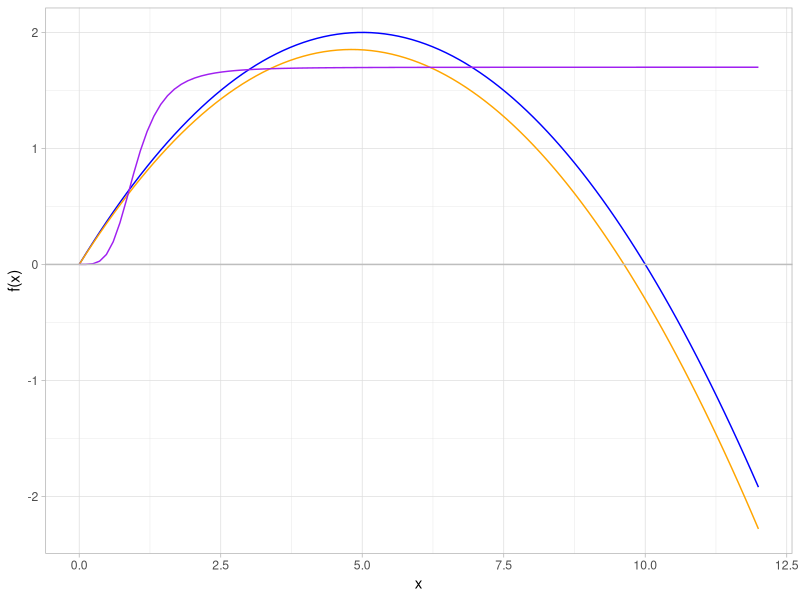
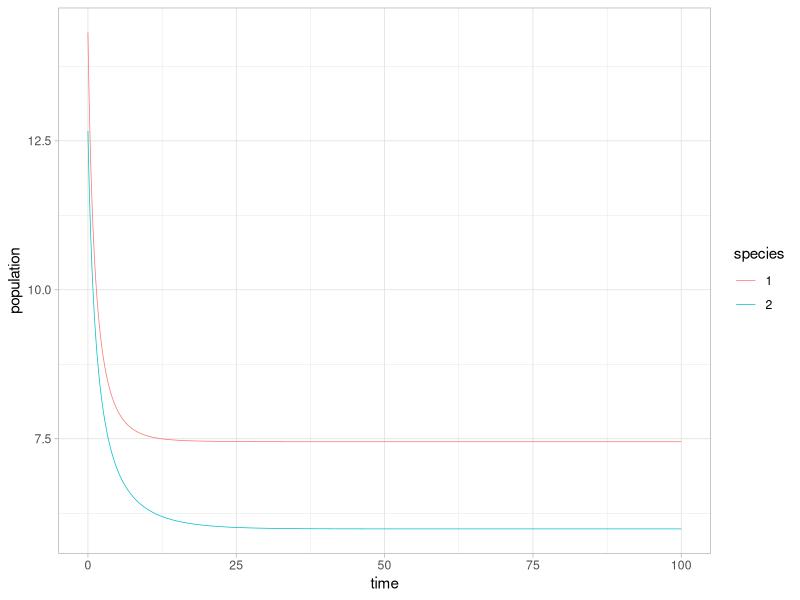
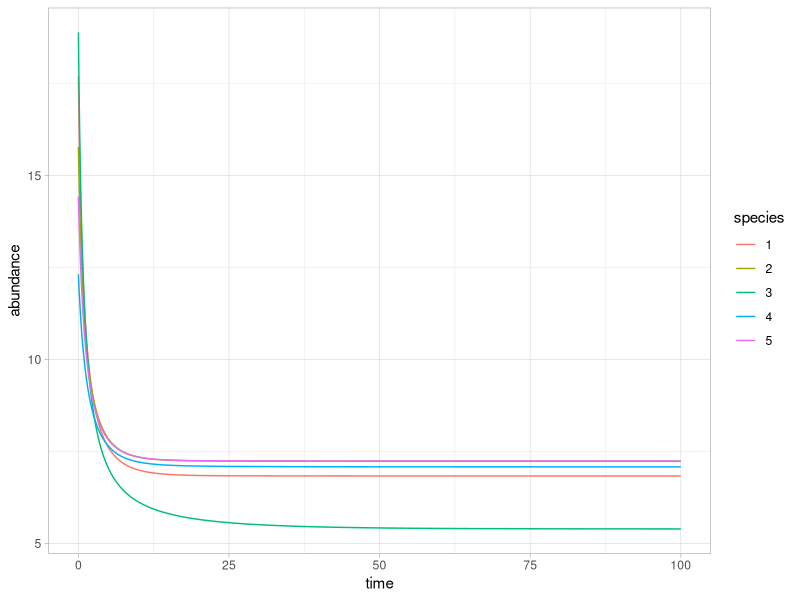
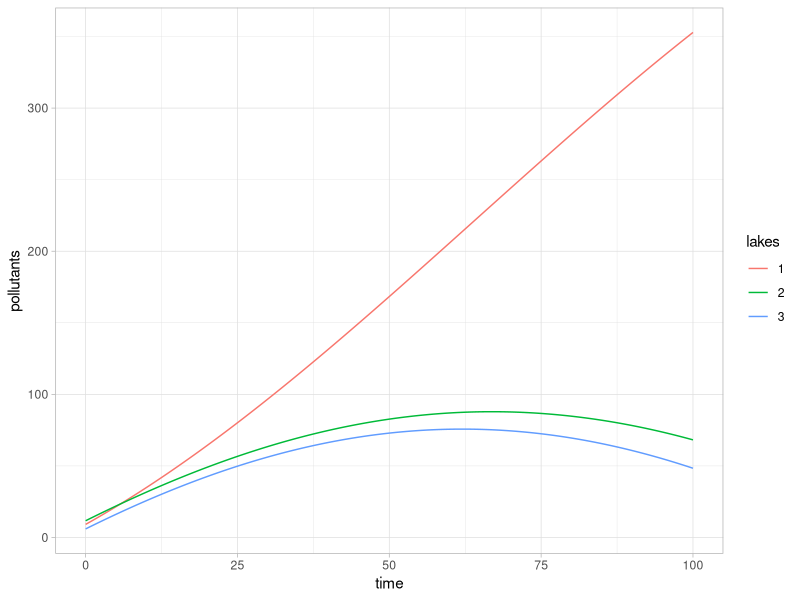
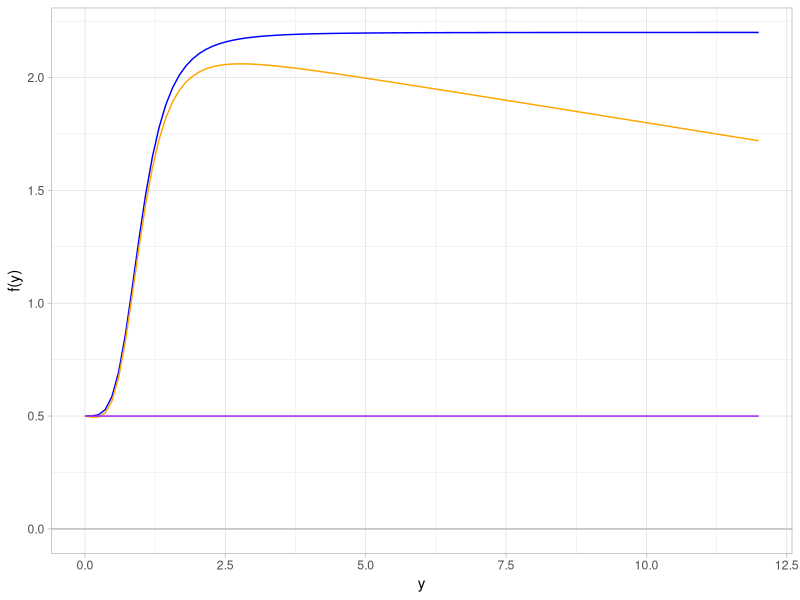
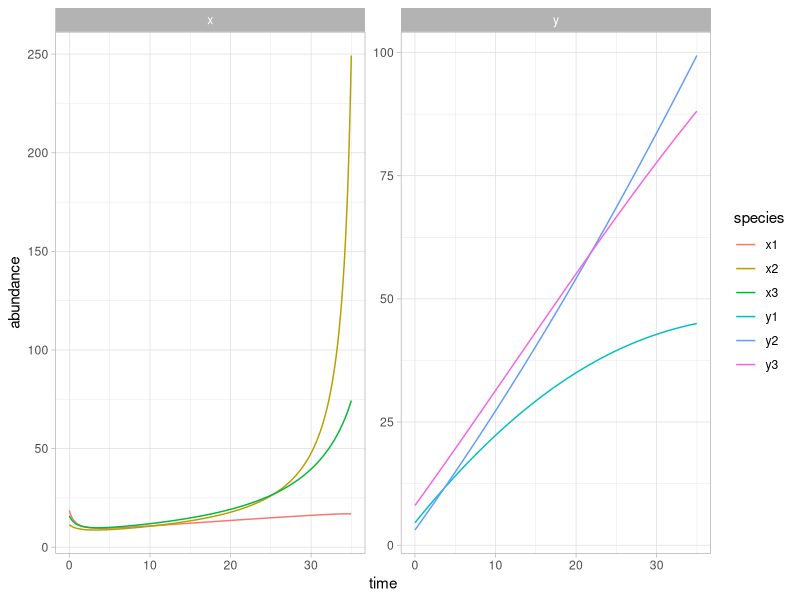
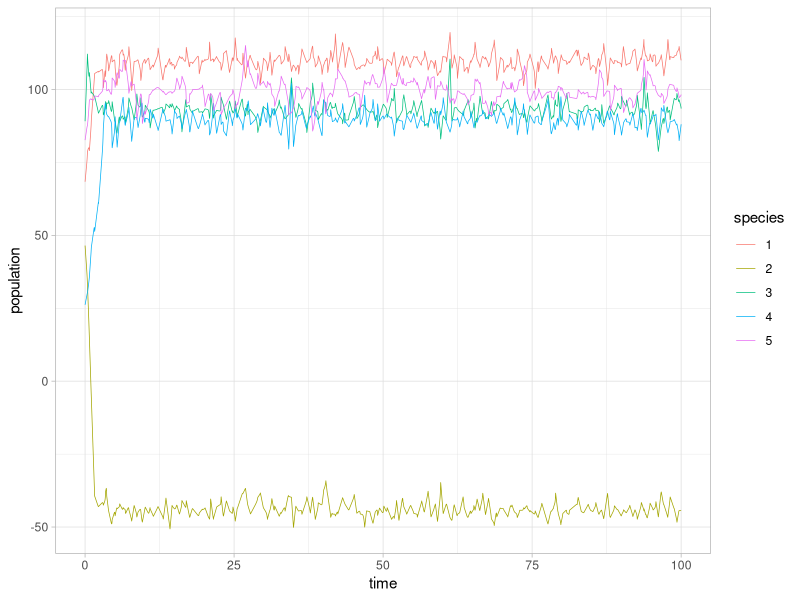

The R source for these figures, in order:
## ---- chunk 1
library(deSolve)
# library(deTestSet)
library(tidyverse)
## ---- chunk 2
## Parameters
R <- 0.8        # Growth rate
K <- 10         # carryng capacity
delta <- 0.05   # share of stock that diffuses to other plots
a <- 4          # maximum level after crossing the threshold
c <- 1.7
d <- 0.02        # total diffiusion from all other plots to i
Dij <- matrix(c(0, delta, d, 0), nrow = 2, byrow = FALSE)

## Initial conditions:
n <- 2 ## number of cresources
yini <- runif(n, 8, 20)  

## ---- chunk 3
## small dataframe
df <- tibble( x = rep(0:12, 3))
## components of the function, with and without difussion
growth <- function(x) {R*x*(1-(x/K))}
growth_diffussion <- function(x) {R*x*(1-(x/K)) + d*x - delta *x}
consumption <- function(x){c *((x^a) / (1 + (x^a) ))}
## plot
ggplot(data = df, aes(x)) +
  stat_function(fun = growth, color = "blue") +
  stat_function(fun = growth_diffussion, color = "orange") +
  stat_function(fun = consumption, color = "purple") +
  geom_hline(yintercept = 0, color = "gray") + 
  labs(x = "x", y = "f(x)") +
  theme_light()

## ---- chunk 4
## The problem with the function I had is that the response variable needs to be 
## named y inside the function. 
resource <- function(t, y, params){
    with(as.list(y, params), {
        growth <- R * y * (1- y/K)  ## This should recover Lodka-Volterra
        consumption <- c *((y^a) / (1 + (y^a) ))
        
        immigration <-  t(Dij) %*% y
        emmigration <-  Dij %*% y
    
        dX <- growth - consumption + (immigration - emmigration)
       # dX <- ifelse(dX <= 0, 0, dX) ## Make sure there is no negative abundance
        
    return(list(c(dX)))
    })
}
## ---- chunk 5
## set up time steps
times <- seq(from = 0, to = 100, by = 0.01)
## declare parameters
params <- list(a = a, R = R, K = K, c = c, Dij = Dij)

## run the model
print(system.time(
    out <- ode(
      y = yini, times = times, parms = params, func = resource,
      method = "lsodes" ## see help("ode") for more methods
    )
))

## ---- chunk 6
n <- 2
df <- out %>% as_tibble() %>%
    gather(key = "species", value = "population", 2:(n+1))

## ---- chunk 7
df %>%
    ggplot(aes(x=time, y=population)) +
    geom_line(aes(color = species), size = 0.25, show.legend = T) +
    theme_light()
## ---- chunk 8
## Initial conditions:
n <- 5 ## number of resources
yini <- runif(n, 10, 20)  
## heterogeneous case
Dij <- matrix(runif(n^2, min = 0, max = 0.025), ncol = n) # model very sensitive to diffusion
diag(Dij) <- 0

## Parameters
params <- list(
  R = 1,        # Growth rate
  K = 10,       # carryng capacity
  a = 4,         # maximum level after crossing the threshold
  c = 1.7,
  Dij = Dij
)


## run the model
print(system.time(
    out <- ode(
      y = yini, times = times, parms = params, func = resource,
      method = "lsoda" ## see help("ode") for more methods
    )
))

## ---- chunk 9
out %>%
  as_tibble() %>% 
  gather(key = "species", value = "abundance", 2:6) %>%
  ggplot(aes(time, abundance)) + 
  geom_line(aes(color = species)) +
  theme_light()
## ---- chunk 10
## Pollution model:

pollution <- function(t, y, params){
  with(as.list(y, params), {
    pollutant <- u + v * (y^beta/(Y^beta + y^beta))
    outflow <-  Dij %*% y
    inflow <-  t(Dij) %*% y

    dy <- pollutant + (inflow - outflow)
    
    return(list(c(dy)))
  })
}

## set up flux matrix
n <- 3
Dij <- matrix(runif(n^2, min = 0.02, max = 0.05), ncol = n)
diag(Dij) <- 0

## Parameters
#params <- list(u = 0.5, v = 1.7, Y = 1, beta = 4, Dij = Dij )
u <- 0.5
v <- 1.7
Y <- 1
beta <- 4 

yini <- runif(n, 5, 20)

## run the model
print(system.time(
    out <- ode(
      y = yini, times = times, parms = params, func = pollution,
      method = "lsoda" ## see help("ode") for more methods
    )
))

## ---- chunk 11
out %>%
  as_tibble() %>% 
  gather(key = "lakes", value = "pollutants", 2:4) %>%
  ggplot(aes(time, pollutants)) + 
  geom_line(aes(color = lakes)) +
  theme_light()
## ---- chunk 12
## small dataframe
df <- tibble( x = rep(0:12, 3))
## components of the function, with and without difussion
pollutant <- function(y) {u + v * (y^beta/(Y^beta + y^beta))}
pollutant_diffussion <- function(y) {u + v * (y^beta/(Y^beta + y^beta)) + ((0.01 * y) - (0.05 * y))}
management <- function(y){u}
## plot
ggplot(data = df, aes(x)) +
  stat_function(fun = pollutant, color = "blue") +
  stat_function(fun = pollutant_diffussion, color = "orange") +
  stat_function(fun = management, color = "purple") +
  geom_hline(yintercept = 0, color = "gray") + 
  labs(x = "y", y = "f(y)") +
  theme_light()
## ---- chunk 13

coupled <- function(t, yini , params){
  with(as.list(yini, params), {
    x <- yini[1:3]
    y <- yini[4:6]
    
    dx <- R * x * (1- x/K*(1 - y/100)) - c *((x^a) / (1 + (x^a) )) + ((Dij %*% x)-(t(Dij) %*% x))
    dy <- u + v * (y^beta/(Y^beta + y^beta)) + ((Aij %*% y)-(t(Aij) %*% y))
    
    return(list(c(dx, dy)))
  })
}

## set matrixes
n <- 3
Dij <- matrix(runif(n^2, min = 0.02, max = 0.05), ncol = n)
diag(Dij) <- 0
Aij <- matrix(runif(n^2, min = 0.02, max = 0.05), ncol = n)
diag(Aij) <- 0

## Parameters
u <- 0.5
v <- 1.7
Y <- 1
beta <- 4 
R <-  1        # Growth rate
K <- 10        # carryng capacity
a <-  4          # maximum level after crossing the threshold
c <- 1.7

## Initial conditions
yini <- c(x = c(runif(n, 5, 20)), y = c(runif(n, 3,10)))

## run the model
print(system.time(
    out <- ode(
      y = yini, times = times, parms = NULL, func = coupled,
      method = "lsodes" ## see help("ode") for more methods
    )
))
## ---- chunk 14
out %>%
  as_tibble() %>% 
  gather(key = "species", value = "abundance", 2:7) %>% 
  mutate(type = str_remove_all(species, "[:digit:]")) %>%
  filter(time < 35) %>%
  ggplot(aes(time, abundance)) + 
  geom_line(aes(color = species)) +
  facet_wrap(~type, scales = "free") +
  theme_light()
## ---- chunk 15
## model
resource <- function(t, R, param){
    with(as.list(R), {
        growth <- alpha * R * (R - c_allee)*(1-(R/K))

        ## For exmports and imports, I assume delta is 1 and K_L (demand by population) is also 1
        exports <- delta * (t(C_ij) * t(A_ij)) %*% R
        imports <- delta *(C_ij * A_ij) %*% R

        dR <- growth  - exports + imports + rnorm(n=n, mean = 0, sd = 1)
        return(list(dR)) #,  exports, imports
    })
}
## ---- chunk 16
## Parameters
n <- 5                  ## number of countries and resources
R <- runif(n, 10, 100)  ## 10 resources with random numbers
alpha <- runif(n, 0.01, 0.1) ## growth rate
c_allee <- runif(n, 10, 30) ## Allee parameter: food necessary to feed L_i population in country i
K <- rep(100, times = n) ## carrying capacity

C_ij <- matrix(runif(n^2, min = 0.2, max = 0.8), ncol = n)
diag(C_ij) <- 0

A_ij <- matrix(rbinom(n^2, 1, prob = 0.5), ncol = n)
diag(A_ij) <- 0

delta <-  1 # resource depletion coefficient (I dont' get why is necessary)

## setting up 
times <- seq(from = 0, to = 100, by = 0.01)
params <- list(alpha = alpha, c_allee = c_allee, K = K, C_ij = C_ij)

## ---- chunk 17
## run the model
print(system.time(
    out <- ode(
      y = R, times = times, parms = params, func = resource,
      method = "lsodes" ## see help("ode") for more methods
    )
))

## ---- chunk 18
# Gather results and plot
df <- out %>% as_tibble() %>%
    gather(key = "species", value = "population", 2:(n+1))


## plot result
df %>%
    ggplot(aes(x=time, y=population)) +
    geom_line(aes(color = species), size = 0.25, show.legend = T) +
    theme_light()
